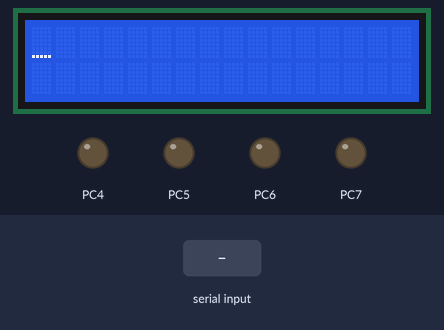
Bench run of a program on a simulated ATmega32, built with avr-gcc and emulated at 16 MHz. On the bench: 16×2 character LCD, output pins drawn as LEDs (lit = HIGH). Wiring (inferred from the names in the program): character LCD (HD44780): RS PB1; E PB3; data PA4, PA5, PA6, PA7. The test bench sets the inputs (shaded band). Pins used as bus, display or sensor lines are not drawn.

Above: at 1.2 s.
1.3 s: "4" received over Serial
At 1.8 s:
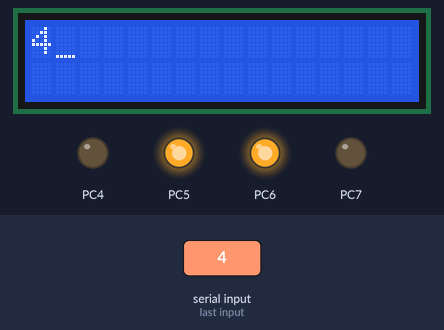
2.8 s: "4" received over Serial
At 4.0 s:
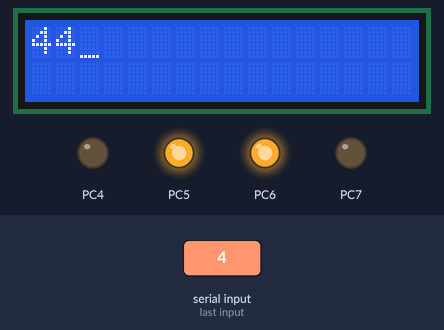
4.3 s: "4" received over Serial
At 5.2 s:
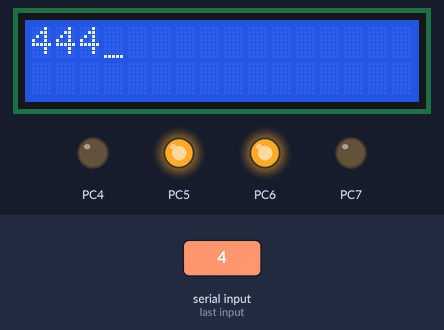
5.8 s: "2" received over Serial
At 6.4 s:
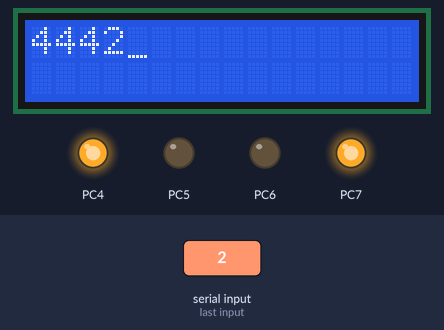
7.3 s: "1" received over Serial
At 8.5 s:
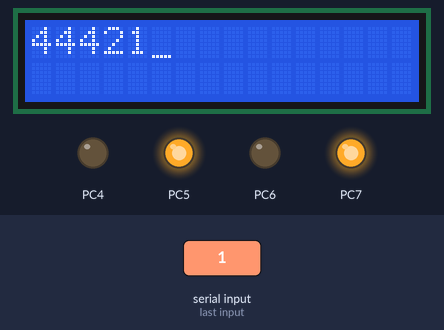
8.8 s: "3" received over Serial
At 9.9 s:
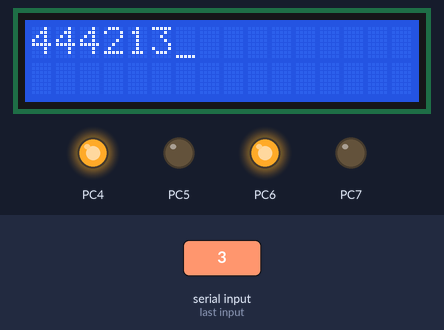
Timing chart, 0 to 11.3 s (numbered marks = the images above; inputs shaded):
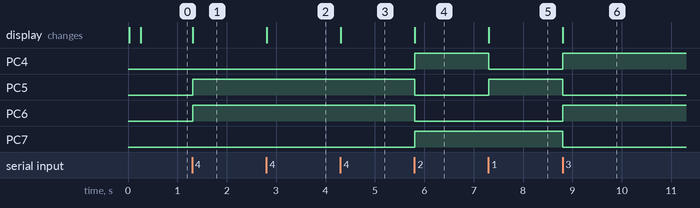

The program:

main.c
```c
/*
 * Robotic Car Atmega32A.c
 *
 * Created: 8/3/2019 2:30:17 AM
 * Author : mahmo
 */

#define  F_CPU 16000000UL
#include "Utills.h"
#include "STD_types.h"
#include <avr/io.h>
#include "LCD.h"
#include "LCD_cfg.h"
#include "USART.h"


int main(void)
{
    /* Replace with your application code */
	LCD_Init();
	UART_Init();
	DDRC = 0b11110000;
	PORTC = 0;
// 	DDRA =  0b00000001;
// 	PORTA = 0b00000001;
    while (1)
    {
		unsigned char x;
		x = UART_RecieveData();
		LCD_WriteData(x);

		if (x == '2'){
			PORTC = 0b10010000;
		}
		else if (x== '4'){
			PORTC = 0b01100000;
		}
		else if (x == '1'){
			PORTC = 0b10100000;
		}
		else if (x == '3') {
			PORTC = 0b01010000;
		}
		else{
			PORTC = 0;
		}
    }
}
```

ADC.c
```c
/*
 * ADC.c
 *
 * Created: 5/2/2019 10:02:42 PM
 *  Author: mahmo
 */

#define F_CPU (16000000UL)
#include "STD_types.h"
#include "Utills.h"
#include "dio.h"
#include "Rigisters.h"
#include "ADC.h"
#include "util/delay.h"


extern void ADC_Init(){


	DIO_SetPinDir(PORTA0,0);
	ADCMUX = 0b01000000;
	ADCSRA = 0b11110111;
	//SFOIR  = 0b00000000;

}

extern u16 ADC_Read(){
	set_bit(ADCSRA,6);
	while(get_bit(ADCSRA,4)==0){}
	set_bit(ADCSRA,4);
	return ADCF;

}
```

ADC.h
```c
/*
 * ADC.h
 *
 * Created: 5/2/2019 10:02:52 PM
 *  Author: mahmo
 */


#ifndef ADC_H_
#define ADC_H_

#define ADC_PORT PORTA

extern void ADC_Init();
extern u16 ADC_Read();

#endif /* ADC_H_ */
```

PWM.c
```c
/*
 * PWM.c
 *
 * Created: 5/4/2019 10:27:21 AM
 *  Author: mahmo
 */

#define F_CPU (16000000UL)
#include "STD_types.h"
#include "Utills.h"
#include <avr/io.h>
#include "PWM.h"

extern void Timer1_PWM_Init(){
	TCCR1A = 0b10000010;
	TCCR1B = 0b00011100;
	ICR1   = 1250; //Same job as OCR in Timer0 compare match
	DDRD   =  0b00100000;
}

extern u16 Timer1_PWM_Read(){
	u16 duty_Read;
	set_bit(TCCR1B,7);
	set_bit(TCCR1B,6);
	set_bit(TIMSK,5);
	duty_Read = OCR1A;
	return duty_Read;
}
```

PWM.h
```c
/*
 * PWM.h
 *
 * Created: 5/4/2019 10:27:37 AM
 *  Author: mahmo
 */


#ifndef PWM_H_
#define PWM_H_

//#define

extern void Timer1_PWM_Init();
extern u16 Timer1_PWM_Read();


#endif /* PWM_H_ */
```

RIGISTERS.h
```c
/*
 * RIGISTERS.h
 *
 * Created: 5/1/2019 3:06:38 PM
 *  Author: mahmo
 */


#ifndef RIGISTERS_H_
#define RIGISTERS_H_

//external interrupt registers
#define GICR (*(volatile u8*)0x5B)
#define GIFR (*(volatile u8*)0x5A)
#define MCUCR (*(volatile u8*)0x55)
#define MCUCSR (*(volatile u8*)0x54)
#define SREG (*(volatile u8*)0x5F)

//ADC registers
#define ADCMUX (*(volatile u8*)0x27)
#define ADCSRA (*(volatile u8*)0x26)
#define ADCH (*(volatile u8*)0x25)
#define ADCL (*(volatile u8*)0x24)
#define SFOIR (*(volatile u8*)0x50)

#define ADCF (*(volatile u16*)0x24)

//Timer registers
#define TCNT0 (*(volatile u16*)0x52)
#define TCCR0 (*(volatile u16*)0x53)
#define TIFR  (*(volatile u16*)0x58)
#define TIMSK (*(volatile u16*)0x59)
#define OCR0  (*(volatile u16*)0x5C)


#endif /* RIGISTERS_H_ */
```

Timer.c
```c
/*
 * Timer.c
 *
 * Created: 5/3/2019 10:48:26 AM
 *  Author: mahmo
 */

#define F_CPU (16000000UL)
#include "STD_types.h"
#include "Utills.h"
//#include "DIO.h"
#include "avr/io.h"
//#include "RIGISTERS.h"
#include "Timer.h"
/*
extern void Timer0_Init(){
	TCCR0 = 0b00000101;
	TIMSK = 0b00000001;
	set_bit(SREG,7);
}
*/
extern void Timer0_InitCM(){
	TCCR0 = 0b00001101;
	OCR0  = 125;
	TIMSK = 0b00000011;
	set_bit(SREG,7);
}
```

Timer.h
```c
/*
 * Timer.h
 *
 * Created: 5/3/2019 10:48:40 AM
 *  Author: mahmo
 */


#ifndef TIMER_H_
#define TIMER_H_

extern void Timer0_Init();
extern void Timer0_Delay();


#endif /* TIMER_H_ */
```

USART.c
```c
/*
 * USART.c
 *
 * Created: 5/11/2019 9:47:35 AM
 *  Author: mahmo
 */

#define F_CPU (16000000UL)
#include "STD_types.h"
#include "Utills.h"
#include "avr/io.h"
#include "USART.h"


extern void UART_Init(void){
	set_bit(DDRD,1);
	clr_bit(DDRD,0);
	UCSRC = 0b10000110;
	UBRRL = 103;
	set_bit(UCSRB,3);
	set_bit(UCSRB,4);

}

extern u8 UART_RecieveData(void){
	while(get_bit(UCSRA,7) == 0);
 	return UDR;


}

extern void UART_TransData(u8 data){
 	while(get_bit(UCSRA,5) == 0);
 	UDR = data;


}
```

USART.h
```c
/*
 * USART.h
 *
 * Created: 5/11/2019 9:47:51 AM
 *  Author: mahmo
 */


#ifndef USART_H_
#define USART_H_


extern void UART_Init(void);
extern unsigned char UART_RecieveData(void);
extern void UART_TransData(unsigned char data);


#endif /* USART_H_ */
```

Utills.h
```c
/*
 * IncFile1.h
 *
 * Created: 30-Mar-19 7:39:22 PM
 *  Author: Hamdy.Fouad
 */


#ifndef UTILS_H_
#define UTILS_H_


char temp;

#define set_bit(reg,bitno)	reg|=(1<<bitno)
#define clr_bit(reg,bitno)	reg&=( ~(1<<bitno) )
#define toggle_bit(reg,bitno)	reg^=(1<<(bitno))
//#define assign_bit(reg,bitnum,value) (value) ? set_bit(reg,bitnum): clr_bit(reg,bitnum)
#define assign_bit(reg,bitno,value)	do{ clr_bit(reg,bitno); reg|=((value)<<bitno); }while(0)

#define set_nibbleLow(reg)	reg=reg|0b00001111
#define clr_nibbleLow(reg)	reg=reg&0b11110000
#define toggle_nibbleLow(reg)	reg=reg^0b00001111
#define assign_nibbleLow(reg,value)	do{ clr_nibbleLow(reg); reg=reg|value; }while(0)

#define set_port_high(reg)   reg|=0b11111111
#define set_port_low(reg)    reg&=0b00000000
#define set_port_direction_output(reg)   reg|=0b11111111
#define set_port_direction_input(reg)   reg&=0b00000000
//#define set_port_value(reg,value)  ((value) ? set_port_high(reg); : set_port_low(reg););
//#define set_port_direction(reg,status)  ( (status) ? set_port_direction_output(reg); : set_port_direction_input(reg); )
#define  set_port_direction(reg,value)  if(value){set_port_direction_output(reg);}else{set_port_direction_input(reg);}
#define  set_port_value(reg,value)  if(value){set_port_high(reg);}else{set_port_low(reg);}

#define set_nibbleHigh(reg)	reg=reg|0b11110000
#define clr_nibbleHigh(reg)	reg=reg&0b00001111
#define toggle_nibbleHigh(reg)	reg=reg^0b11110000
#define assign_nibbleHigh(reg,value)	do{ clr_nibbleHigh(reg); reg=reg|value<<4; }while(0)

#define get_bit(reg,bitno)	( reg&(1<<bitno) )>>bitno
#define get_nibbleLow(reg)	reg&0b00001111
#define get_nibbleHigh(reg)	(reg&0b11110000)>>4

#define cir_shiftRight(reg,shiftno)	reg= (reg<<( sizeof(reg)*8 -shiftno)) | (reg>>shiftno)
#define cir_shiftLeft(reg,shiftno)	reg= (reg>>( sizeof(reg)*8 -shiftno)) | (reg<<shiftno)

#endif /* UTILS_H_ */
```

LCD_cfg.h
```c
/*
 * LCD_cfg.h
 *
 * Created: 4/29/2019 1:15:20 AM
 *  Author: mahmo
 */


#ifndef LCD_CFG_H_
#define LCD_CFG_H_

#define LCD_dataPORT PORTA

#define LCD_Enable PORTB3
#define LCD_ReadWrite PORTB2
#define LCD_RegisterSelect PORTB1

#define LCD_D7 PORTA7
#define LCD_D6 PORTA6
#define LCD_D5 PORTA5
#define LCD_D4 PORTA4


#endif /* LCD_CFG_H_ */
```

LCD.c
```c
/*
 * LCD.c
 *
 * Created: 4/29/2019 1:14:49 AM
 *  Author: mahmo
 */

#define F_CPU (16000000UL)
#include "STD_types.h"
#include "Utills.h"
#include "DIO.h"
#include "LCD_cfg.h"
#include "LCD.h"
#include "util\delay.h"

extern void LCD_Init(void)
{
	_delay_ms(20);
	DIO_SetPortDir(LCD_dataPORT , 0xF0); //Setting Data Pins as output

	DIO_SetPinDir(LCD_RegisterSelect , HIGH);
	DIO_SetPinDir(LCD_ReadWrite , HIGH);
	DIO_SetPinDir(LCD_Enable , HIGH);

	LCD_WriteCmd(0x33);
	_delay_ms(100);
	LCD_WriteCmd(0x32);
	_delay_ms(100);
	LCD_WriteCmd(0x28);
	_delay_ms(2);

	LCD_WriteCmd(LCD_DisplayOn);
	_delay_ms(100);
	LCD_WriteCmd(LCD_Clear);
	_delay_ms(2);
}

extern void LCD_WriteCmd(unsigned char cmd)
{
	DIO_WritePinValue(LCD_D7,get_bit(cmd , 7));
	DIO_WritePinValue(LCD_D6,get_bit(cmd , 6));
	DIO_WritePinValue(LCD_D5,get_bit(cmd , 5));
	DIO_WritePinValue(LCD_D4,get_bit(cmd , 4));

	DIO_WritePinValue(LCD_RegisterSelect,LOW); //COMMAND
	DIO_WritePinValue(LCD_ReadWrite,LOW); //WRITE

	DIO_WritePinValue(LCD_Enable,HIGH);
	_delay_ms(2);
	DIO_WritePinValue(LCD_Enable,LOW);
	_delay_ms(2);


	DIO_WritePinValue(LCD_D7,get_bit(cmd , 3));
	DIO_WritePinValue(LCD_D6,get_bit(cmd , 2));
	DIO_WritePinValue(LCD_D5,get_bit(cmd , 1));
	DIO_WritePinValue(LCD_D4,get_bit(cmd , 0));

	DIO_WritePinValue(LCD_Enable,HIGH);
	_delay_ms(2);
	DIO_WritePinValue(LCD_Enable,LOW);
	_delay_ms(2);


}
extern void LCD_WriteData(unsigned char data)
{
	DIO_WritePinValue(LCD_D7,get_bit(data , 7));
	DIO_WritePinValue(LCD_D6,get_bit(data , 6));
	DIO_WritePinValue(LCD_D5,get_bit(data , 5));
	DIO_WritePinValue(LCD_D4,get_bit(data , 4));

	DIO_WritePinValue(LCD_RegisterSelect,HIGH); //DATA
	DIO_WritePinValue(LCD_ReadWrite,LOW); //WRITE

	DIO_WritePinValue(LCD_Enable,HIGH);
	_delay_ms(2);
	DIO_WritePinValue(LCD_Enable,LOW);
	_delay_ms(2);


	DIO_WritePinValue(LCD_D7,get_bit(data , 3));
	DIO_WritePinValue(LCD_D6,get_bit(data , 2));
	DIO_WritePinValue(LCD_D5,get_bit(data , 1));
	DIO_WritePinValue(LCD_D4,get_bit(data , 0));

	DIO_WritePinValue(LCD_Enable,HIGH);
	_delay_ms(2);
	DIO_WritePinValue(LCD_Enable,LOW);
	_delay_ms(2);
}

extern void LCD_WriteString(unsigned char* string){
	u8 stringCount=0;
	while(string[stringCount]!='\0'){
		LCD_WriteData(string[stringCount]);
		stringCount++;
	}
}

extern void LCD_SetPosition(unsigned char row , unsigned char col){
	if(row==1){
		LCD_WriteCmd(128+col);
	}
	if(row==2){
		LCD_WriteCmd(128+64+col);
	}
}

extern void LCD_WriteDecimalNum(long unsigned int num){ //123
	long unsigned int number2=1;
	long unsigned int remainder=0;
	if(num == 0){
		LCD_WriteData('0');
	}
	while(0 !=num){
		remainder=num%10; //3 -- 2 -- 1
		number2 =  (number2*10 )+ remainder; //13 -- 132 -- 1321
		num = num/10; //12 - 1 - 0
	}
	while(1 != number2){
		remainder=number2 %10;
		LCD_WriteData(remainder + '0');
		number2 /= 10;
	}
}
```

LCD.h
```c
/*
 * LCD.h
 *
 * Created: 4/29/2019 1:15:06 AM
 *  Author: mahmo
 */


#ifndef LCD_H_
#define LCD_H_

#define LCD_Clear (unsigned char)0x01
#define LCD_DisplayOn (unsigned char)0x0E

extern void LCD_Init(void);

extern void LCD_WriteData(unsigned char data);
extern void LCD_WriteCmd(unsigned char cmd);

extern void LCD_WriteString(unsigned char* string);
extern void LCD_SetPosition(unsigned char row , unsigned char col);

extern void LCD_WriteDecimalNum(long unsigned int num);

#endif /* LCD_H_ */
```

DIO.c
```c
/*
 * DIO.c
 *
 * Created: 4/29/2019 12:43:04 AM
 *  Author: mahmo
 */

#include "STD_types.h"
#include "Utills.h"
#include "DIO.h"

//Direction
#define DIO_DDRA (*(volatile u8*)0x3A)
#define DIO_DDRB (*(volatile u8*)0x37)
#define DIO_DDRC (*(volatile u8*)0x34)
#define DIO_DDRD (*(volatile u8*)0x31)

//Write
#define DIO_PORTA (*(volatile u8*)0x3B)
#define DIO_PORTB (*(volatile u8*)0x38)
#define DIO_PORTC (*(volatile u8*)0x35)
#define DIO_PORTD (*(volatile u8*)0x32)

//Read
#define DIO_PINA (*(volatile u8*)0x39)
#define DIO_PINB (*(volatile u8*)0x36)
#define DIO_PINC (*(volatile u8*)0x33)
#define DIO_PIND (*(volatile u8*)0x30)

extern void DIO_SetPinDir(u8 PinNum, u8 PinDir){
	if(PORTA0<= PinNum && PinNum<=PORTA7){
		assign_bit(DIO_DDRA, PinNum%8 ,PinDir);
	}
	if(PORTB0<= PinNum && PinNum<=PORTB7){
		assign_bit(DIO_DDRB, PinNum%8 ,PinDir);
	}
	if(PORTC0<= PinNum && PinNum<=PORTC7){
		assign_bit(DIO_DDRC, PinNum%8 ,PinDir);
	}
	if(PORTD0<= PinNum && PinNum<=PORTD7){
		assign_bit(DIO_DDRD, PinNum%8 ,PinDir);
	}
}


extern void DIO_SetPortDir(u8 PortNum, u8 PortDir){
	switch(PortNum){
		case 0 :
		DIO_DDRA= PortDir;
		break;
		case 1 :
		DIO_DDRB= PortDir;
		break;
		case 2 :
		DIO_DDRC= PortDir;
		break;
		case 3 :
		DIO_DDRD= PortDir;
		break;
		default:
		break;
	}
}

extern void DIO_WritePortValue(u8 PortNum, u8 PortValue){
	switch(PortNum){
		case 0 :
		DIO_PORTA= PortValue;
		break;
		case 1 :
		DIO_PORTB= PortValue;
		break;
		case 2 :
		DIO_PORTC= PortValue;
		break;
		case 3 :
		DIO_PORTD= PortValue;
		break;
		default:
		break;
	}
}

extern void DIO_WritePinValue(u8 PinNum, u8 PinValue){
	if(PORTA0<= PinNum && PinNum<=PORTA7){
		assign_bit(DIO_PORTA, PinNum%8 ,PinValue);
	}
	if(PORTB0<= PinNum && PinNum<=PORTB7){
		assign_bit(DIO_PORTB, PinNum%8 ,PinValue);
	}
	if(PORTC0<= PinNum && PinNum<=PORTC7){
		assign_bit(DIO_PORTC, PinNum%8 ,PinValue);
	}
	if(PORTD0<= PinNum && PinNum<=PORTD7){
		assign_bit(DIO_PORTD, PinNum%8 ,PinValue);
	}
}

extern u8 DIO_ReadPortValue(u8 PortNum){
	u8 ReturnPortValue;
	switch(PortNum){
		case 0 :
		ReturnPortValue= DIO_PINA;
		break;
		case 1 :
		ReturnPortValue= DIO_PINB;
		break;
		case 2 :
		ReturnPortValue= DIO_PINC;
		break;
		case 3 :
		ReturnPortValue= DIO_PIND;
		break;
		default:
		break;
		return ReturnPortValue;
	}
}

extern u8 DIO_ReadPinValue(u8 PinNum){
	u8 ReturnPinValue ;
	if(PORTA0<= PinNum && PinNum<=PORTA7){
		ReturnPinValue= get_bit(DIO_PORTA, PinNum%8);
	}
	if(PORTB0<= PinNum && PinNum<=PORTB7){
		ReturnPinValue= get_bit(DIO_PORTB, PinNum%8);
	}
	if(PORTC0<= PinNum && PinNum<=PORTC7){
		ReturnPinValue= get_bit(DIO_PORTC, PinNum%8);
	}
	if(PORTD0<= PinNum && PinNum<=PORTD7){
		ReturnPinValue= get_bit(DIO_PORTD, PinNum%8);
	}
	return ReturnPinValue;
}
```

DIO.h
```c
/*
 * DIO.h
 *
 * Created: 4/29/2019 12:42:50 AM
 *  Author: mahmo
 */


#ifndef DIO_H_
#define DIO_H_

#define PORTA 0
#define PORTB 1
#define PORTC 2
#define PORTD 3

#define PORTA0 0
#define PORTA1 1
#define PORTA2 2
#define PORTA3 3
#define PORTA4 4
#define PORTA5 5
#define PORTA6 6
#define PORTA7 7

#define PORTB0 8
#define PORTB1 9
#define PORTB2 10
#define PORTB3 11
#define PORTB4 12
#define PORTB5 13
#define PORTB6 14
#define PORTB7 15

#define PORTC0 16
#define PORTC1 17
#define PORTC2 18
#define PORTC3 19
#define PORTC4 20
#define PORTC5 21
#define PORTC6 22
#define PORTC7 23

#define PORTD0 24
#define PORTD1 25
#define PORTD2 26
#define PORTD3 27
#define PORTD4 28
#define PORTD5 29
#define PORTD6 30
#define PORTD7 31

#define INPUT 0
#define OUTPUT 1
#define HIGH 1
#define LOW 0

extern void DIO_SetPortDir(u8 PortNum, u8 PortDir);
extern void DIO_SetPinDir(u8 PinNum, u8 PinDir);
extern void DIO_WritePortValue(u8 PortNum, u8 PortValue);
extern void DIO_WritePinValue(u8 PinNum, u8 PinValue);
extern u8 DIO_ReadPortValue(u8 PortNum);
extern u8 DIO_ReadPinValue(u8 PinNum);

#endif /* DIO_H_ */
```

STD_types.h
```c
/*
 * IncFile1.h
 *
 * Created: 29-Mar-19 10:54:47 PM
 *  Author: Hamdy.Fouad
 */


#ifndef STD_TYPES_H_
#define STD_TYPES_H_

typedef  unsigned int        u32;
typedef  unsigned char       u8;
typedef  char                s8;
typedef  unsigned short int  u16;
typedef  long unsigned int   s32;
typedef  double              f64;
typedef  float               f32;
typedef  long double         f128;

#endif /* STD_TYPES_H_ */
```

Measured:
- after the input at 1.3 s, PC5, PC6: LOW → HIGH at once; the display: changes at once (image 1)
- after the input at 2.8 s, the display: changes at once (image 2)
- after the input at 4.3 s, the display: changes at once (image 3)
- after the input at 5.8 s, PC4, PC7: LOW → HIGH at once; PC5, PC6: HIGH → LOW at once; the display: changes at once (image 4)
- after the input at 7.3 s, PC4: HIGH → LOW at once; PC5: LOW → HIGH at once; the display: changes at once (image 5)
- after the input at 8.8 s, PC4, PC6: LOW → HIGH at once; PC5, PC7: HIGH → LOW at once; the display: changes at once (image 6)
